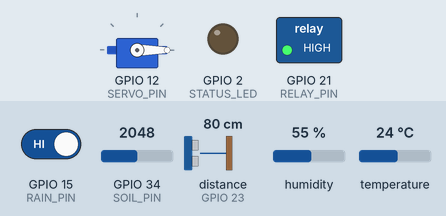
Recording of a sketch running on a simulated ESP32. Shown: servo, switched loads named in the sketch (green lamp = pin HIGH), output pins drawn as LEDs (lit = HIGH). Inputs (shaded band) come from the test bench; at power-on: GPIO 15 (RAIN_PIN) HIGH, GPIO 34 (SOIL_PIN) = 2048, distance to the obstacle (sensor on GPIO 23) 80 cm, humidity 55 %, temperature 24 °C. The echo pulse lasts 58.3 µs per cm; WiFi joins after 1.5 s; servers stay silent unless stated; pins used as bus, display or sensor lines are not drawn; what the sketch prints to the serial monitor is not drawn.

Above: at 2.7 s.
2.8 s: GPIO 15 (RAIN_PIN) driven LOW
At 6.8 s:
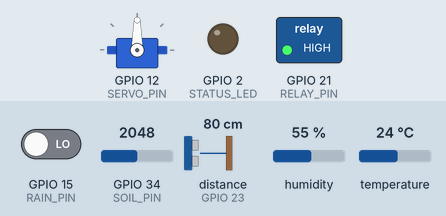
8.0 s: GPIO 15 (RAIN_PIN) driven HIGH
At 13.0 s:
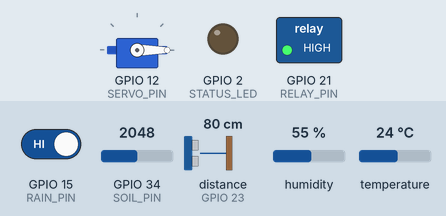
Timing chart, 0 to 14.5 s (numbered marks = the images above; inputs shaded):
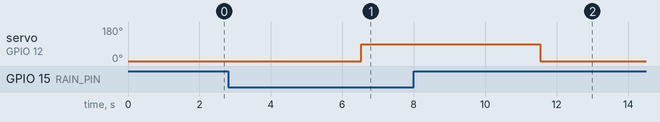

The sketch:

ProjectCode.ino
```cpp
/***************************************************
* Auto Plant Hydration System using ESP32
* Components:
* - HC-SR04 Ultrasonic (Water Level)
* - DHT22 Temperature + Humidity Sensor
* - Capacitive Soil Moisture Sensor (Analog)
* - Rain Sensor (Digital)
* - Servo Motor for Shed
* - 2-Channel Low-Trigger Relay (Pump Control)
* - Blynk IoT for Monitoring and Control
***************************************************/
// ---- BLYNK SETTINGS ----
#define BLYNK_TEMPLATE_ID "TMPL6AoQp2_Md"
#define BLYNK_TEMPLATE_NAME "IOT Based Smart Hydration System"
#define BLYNK_AUTH_TOKEN "hqQ78-m2L7gerjlsCDf1BIgiGxR6c0LJ"
#define BLYNK_PRINT Serial
#include <WiFi.h>
#include <BlynkSimpleEsp32.h>
#include <DHT.h>
#include <ESP32Servo.h>

// ---- WiFi credentials ----
char ssid[] = "UAP";
char pass[] = "abcelp@uap";

// ---- Pin Configuration ----
const int TRIG_PIN = 22;
const int ECHO_PIN = 23;
const int DHT_PIN = 4;
const int SOIL_PIN = 34;
const int RAIN_PIN = 15;
const int SERVO_PIN = 12;
const int RELAY_PIN = 21;
const int STATUS_LED = 2;

// ---- Threshold Values ----
const float TEMP_THRESHOLD = 30.0;
const float HUMIDITY_THRESHOLD = 40.0;
const int SOIL_THRESHOLD_RAW = 2000;
const float WATER_LEVEL_DISTANCE_THRESHOLD = 12.0;
const unsigned long PUMP_RUNTIME_MS = 10000UL;

// ---- DHT Setup ----
#define DHTTYPE DHT11
DHT dht(DHT_PIN, DHTTYPE);

// ---- Servo Setup ----
Servo shedServo;
const int SERVO_OPEN_ANGLE = 0;
const int SERVO_CLOSE_ANGLE = 90;

// ---- Blynk Virtual Pins ----
#define VP_TEMP V0
#define VP_SOIL V1
#define VP_WATER V2
#define VP_RAIN V3
#define VP_PUMP V4
#define VP_SERVO V5
#define VP_HUMIDITY V6

// ---- State Variables ----
bool pumpState = false;
bool pumpManualOverride = false;
bool pumpRunningByLogic = false;
bool manualServoControl = false;
unsigned long pumpStartMillis = 0;
BlynkTimer timer;

// ---------- Ultrasonic Function ----------
float readUltrasonicCM(int trigPin, int echoPin) {
  digitalWrite(trigPin, LOW);
  delayMicroseconds(2);
  digitalWrite(trigPin, HIGH);
  delayMicroseconds(10);
  digitalWrite(trigPin, LOW);
  long duration = pulseIn(echoPin, HIGH, 30000);
  if (duration == 0) return -1.0;
  return duration / 58.0;
}

// ---------- Pump Control ----------
void pumpOn() {
  digitalWrite(RELAY_PIN, LOW);
  pumpState = true;
  pumpStartMillis = millis();
  pumpRunningByLogic = true;
  Serial.println(" Pump ON");
  Blynk.virtualWrite(VP_PUMP, 1);
  Blynk.logEvent("pump_started", "Pump started");
}

void pumpOff(const char* reason = "Stopped") {
  digitalWrite(RELAY_PIN, HIGH);
  pumpState = false;
  pumpRunningByLogic = false;
  Serial.print(" Pump OFF: "); Serial.println(reason);
  Blynk.virtualWrite(VP_PUMP, 0);
  Blynk.logEvent("pump_stopped", reason);
}

// ---------- Blynk Control ----------
BLYNK_WRITE(VP_PUMP) {
  int v = param.asInt();
  if (v == 1) {
    pumpManualOverride = true;
    pumpOn();
  } else {
    pumpManualOverride = false;
    pumpOff("Manual Stop");
  }
}

BLYNK_WRITE(VP_SERVO) {
  int angle = param.asInt();
  shedServo.write(angle);
  manualServoControl = true;
}

// ---------- Sensor Reading + Logic ----------
void readSensorsAndAct() {
  float distance = readUltrasonicCM(TRIG_PIN, ECHO_PIN);
  float temp = dht.readTemperature();
  float humidity = dht.readHumidity();
  int soilRaw = analogRead(SOIL_PIN);
  int rainDigital = digitalRead(RAIN_PIN);
  bool raining = (rainDigital == 0);

  // Debug prints
  Serial.print("Temp: "); Serial.print(temp);
  Serial.print(" C, Hum: "); Serial.print(humidity);
  Serial.print(" %, Soil: "); Serial.print(soilRaw);
  Serial.print(", Dist: "); Serial.print(distance);
  Serial.print(" cm, Rain: "); Serial.println(raining ? "YES" : "NO");

  // Send data to Blynk
  if (!isnan(temp)) Blynk.virtualWrite(VP_TEMP, temp);
  if (!isnan(humidity)) Blynk.virtualWrite(VP_HUMIDITY, humidity);
  Blynk.virtualWrite(VP_SOIL, soilRaw);
  if (distance > 0) Blynk.virtualWrite(VP_WATER, distance);
  Blynk.virtualWrite(VP_RAIN, raining ? 1 : 0);

  // Shed control
  if (!manualServoControl) {
    if (raining) shedServo.write(SERVO_CLOSE_ANGLE);
    else shedServo.write(SERVO_OPEN_ANGLE);
  }

  // Irrigation logic
  bool tankLow = (distance > WATER_LEVEL_DISTANCE_THRESHOLD && distance > 0);
  bool soilDry = (soilRaw > SOIL_THRESHOLD_RAW);
  bool tempHigh = (!isnan(temp) && temp >= TEMP_THRESHOLD);
  bool humidityLow = (!isnan(humidity) && humidity <= HUMIDITY_THRESHOLD);

  Serial.print("tankLow: "); Serial.print(tankLow);
  Serial.print(", soilDry: "); Serial.print(soilDry);
  Serial.print(", tempHigh: "); Serial.print(tempHigh);
  Serial.print(", humidityLow: "); Serial.println(humidityLow);

  if (tankLow) {
    if (pumpState) pumpOff("Tank Low");
    Serial.println("⚠ Tank low - Pump disabled");
  } else {
    if (soilDry && (tempHigh || humidityLow) && !pumpState && !pumpManualOverride) {
      pumpOn();
    }
  }

  if (pumpState && millis() - pumpStartMillis >= PUMP_RUNTIME_MS) {
    pumpOff("Runtime Elapsed");
    pumpManualOverride = false;
  }

  digitalWrite(STATUS_LED, pumpState ? HIGH : LOW);
}

// ---------- Setup ----------
void setup() {
  Serial.begin(115200);

  pinMode(TRIG_PIN, OUTPUT);
  pinMode(ECHO_PIN, INPUT);
  pinMode(RAIN_PIN, INPUT_PULLUP);
  pinMode(RELAY_PIN, OUTPUT);
  pinMode(STATUS_LED, OUTPUT);

  digitalWrite(RELAY_PIN, HIGH); // off by default

  dht.begin();
  shedServo.attach(SERVO_PIN);
  shedServo.write(SERVO_OPEN_ANGLE);

  // --- WiFi + Blynk connection with debug ---
  Serial.println("Connecting to WiFi...");
  WiFi.begin(ssid, pass);
  while (WiFi.status() != WL_CONNECTED) {
    delay(500);
    Serial.print(".");
  }
  Serial.println("\nWiFi connected!");
  Blynk.config(BLYNK_AUTH_TOKEN);
  Serial.println("WiFi connected, starting system...");

  timer.setInterval(5000L, readSensorsAndAct);
}

// ---------- Loop ----------
void loop() {
  Blynk.run();
  timer.run();
}
```

Measured:
- after the input at 2.8 s, servo on GPIO 12 (SERVO_PIN): 0° → 90° after 3.7 s
- after the input at 8.0 s, servo on GPIO 12 (SERVO_PIN): 90° → 0° after 3.5 s
